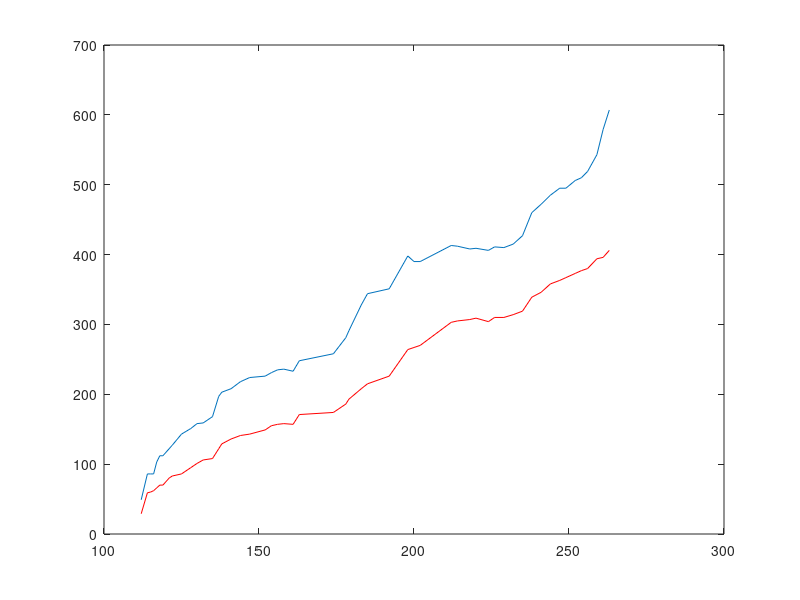

Reproduce this figure in MATLAB.
load dataGuinea1
%load dataLiberia1
iid = 1;
iid1 = find(day==151);
idx  = double(day(iid:iid1))
infected = double(infected(iid:iid1))
death = double(death(iid:iid1))


idx1 = idx(infected>0)
infected = infected(infected>0)
idx1 = idx1+112;

idx2 = idx(death>0)
death = death(death>0)
idx2 = idx2+112;

figure(2)
plot(idx1,infected)
hold on
plot(idx2,death,'r')